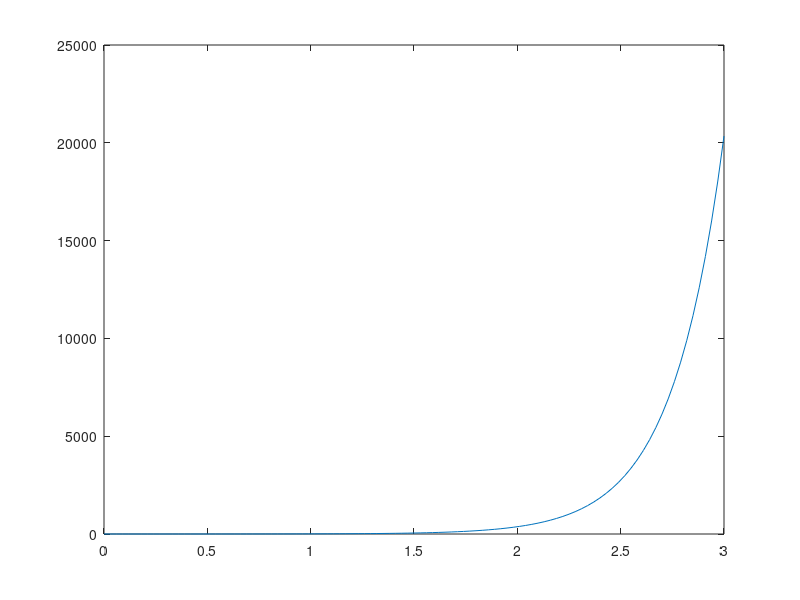
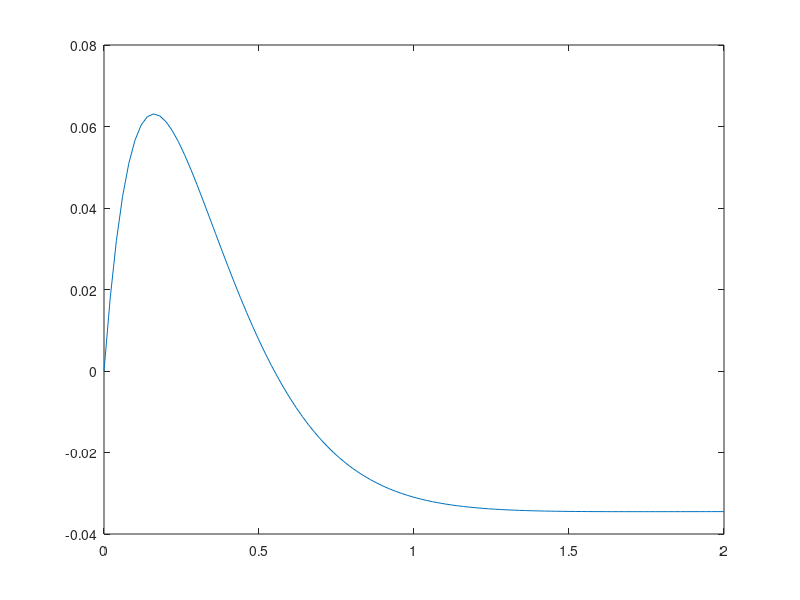

These figures' MATLAB source, in order:
A = [1 2;3 1];B = [0;1];
C = [1 2]; D = [0];
SYS1 = ss(A,B,C,D);
CONT_SYS1= ctrb(SYS1);
p=rank(CONT_SYS1)
% % EXAMPLE
% Consider a plant
A2 = [1  3;3  1];  B2 = [1  0]'; 
C2 = [1  0];                           %% Uncontrolled system

SYS2=ss(A2,B2,C2,0);

[Y,T]=step(SYS2);                      %% Step response of the system
figure(1)
plot(T,Y)
P = pole (SYS2);
p2=[-5+2*j  -5-2*j];
K=place(A2,B2,p2);
Ak = A2-B2*K;

SYSk=ss(Ak, B2, C2, 0)
Pk=pole(SYSk);
[Y,T]=step(SYSk);
figure(2)
plot(T,Y)